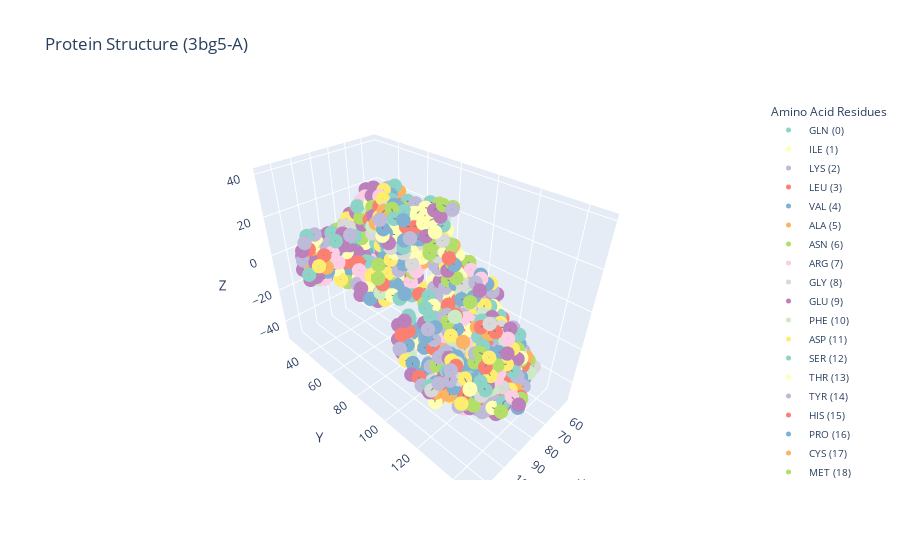

Here is the notebook cell this chart was saved with:
### Code cell
# Test parse_protein_structure
pdb_id = "3bg5"
uniprot_id = "A0A0H3JRU9"
chain_id = "A"

uniprot_id, pdb_id, chain_id, residues, coords = parse_protein_structure(
    Path(raw_path / f"{pdb_id}.pdb"),
    uniprot_id=uniprot_id,
    chain_id=chain_id,
)

plot_protein_3D(pdb_id, chain_id, residues, coords, acid_dict)
print("acid dict length:", len(acid_dict))
print("acid dict:\n", dict(acid_dict))
print("residues shape:", residues.shape)
print("some residues:\n", residues[:50])
print("coords shape:", coords.shape)
print("coords:\n", coords)
